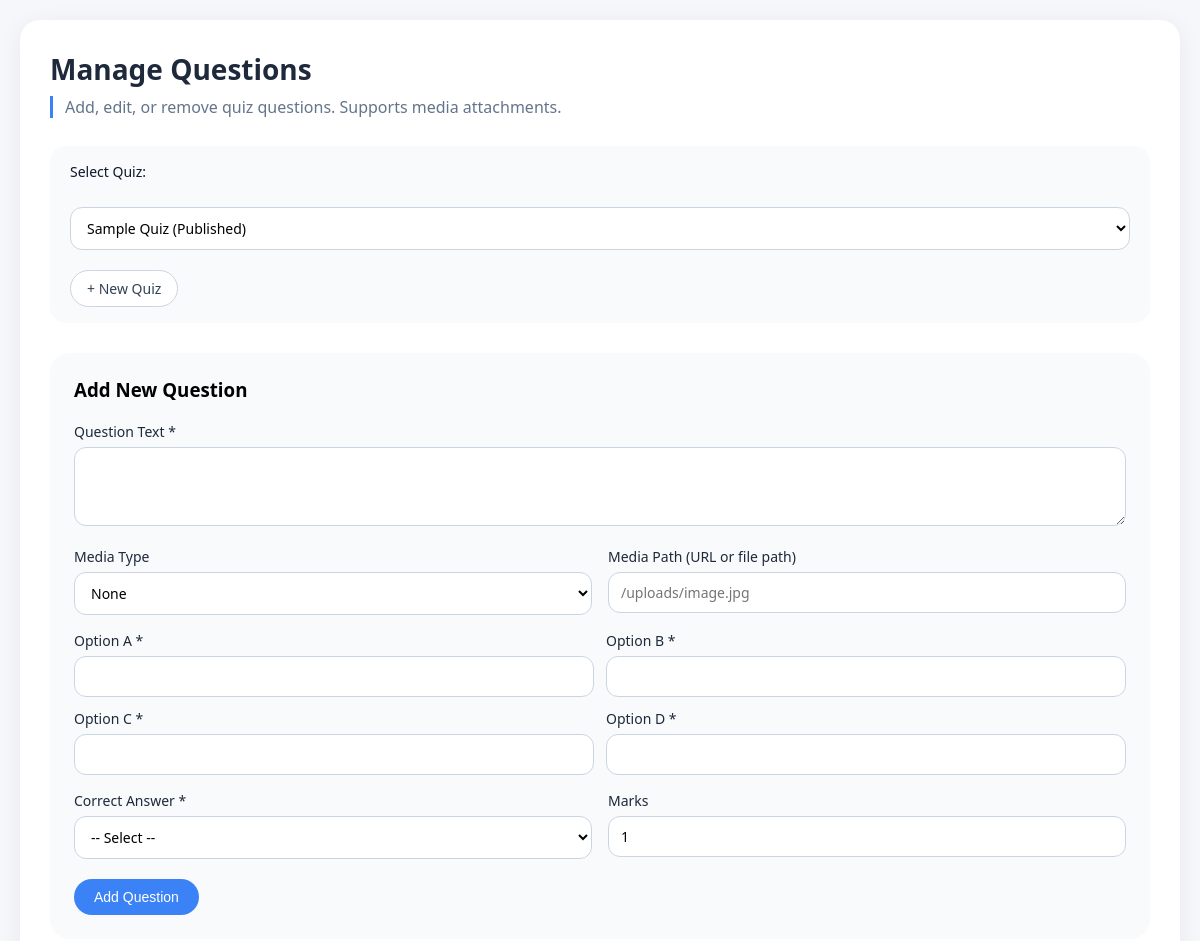
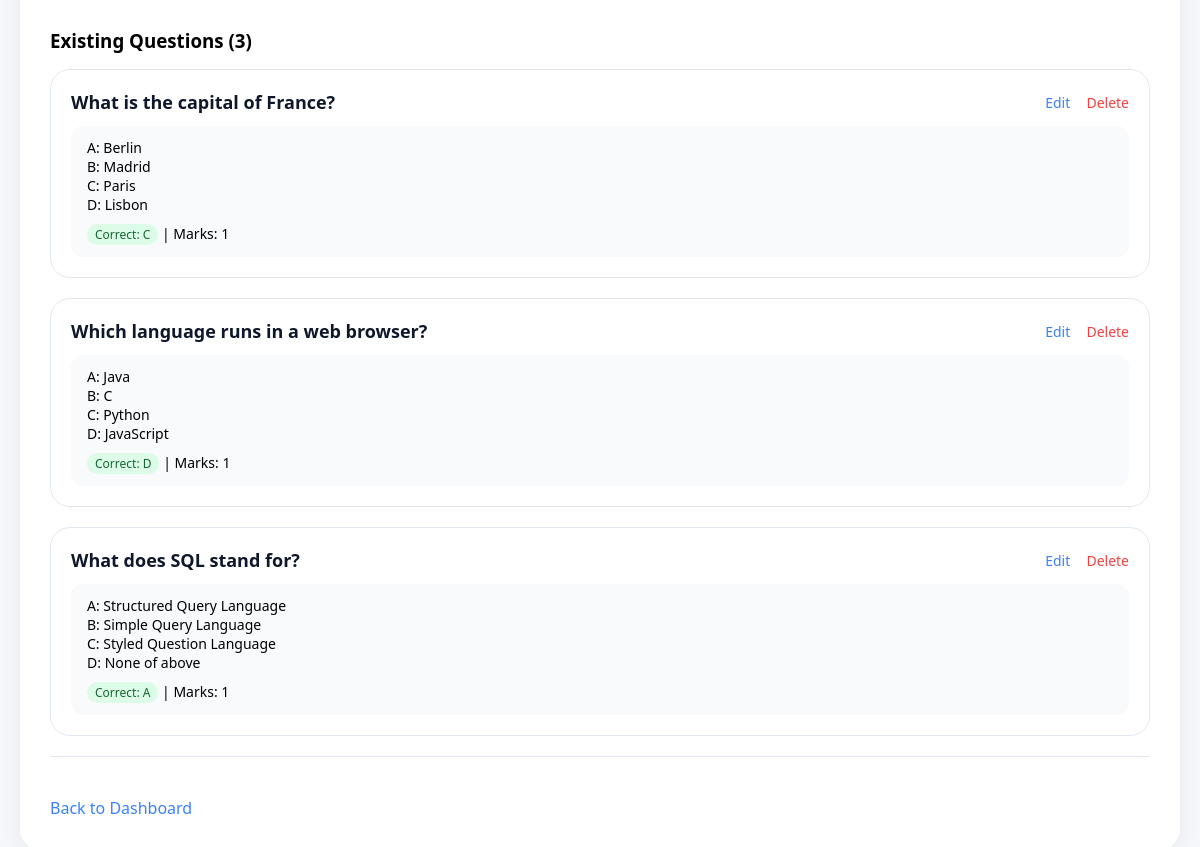
Page /admin/manage_questions.php?quiz_id=1 (signed in) on the committed database (2 pictures, top to bottom).
### tables this page shows
CREATE TABLE questions (
    id INT AUTO_INCREMENT PRIMARY KEY,
    quiz_id INT NOT NULL,
    question_text TEXT NOT NULL,
    media_type ENUM('none','image','audio','video') DEFAULT 'none',
    media_path VARCHAR(255) DEFAULT NULL,
    option_a TEXT NOT NULL,
    option_b TEXT NOT NULL,
    option_c TEXT NOT NULL,
    option_d TEXT NOT NULL,
    correct_answer ENUM('a','b','c','d') NOT NULL,
    marks INT DEFAULT 1,
    created_at DATETIME DEFAULT CURRENT_TIMESTAMP,
    FOREIGN KEY (quiz_id) REFERENCES quizzes(id) ON DELETE CASCADE
);

### admin/manage_questions.php (the view, shortened to what this page needs)
<?php
$pdo = Database::getInstance()->getConnection();
$quiz_id = isset($_GET['quiz_id']) ? (int)$_GET['quiz_id'] : 0;
$edit_question = null;
$quizzes = $pdo->query("
    SELECT id, title, status
    FROM quizzes
    ORDER BY created_at DESC
")->fetchAll();
$questions = [];
if ($quiz_id > 0) {
    $stmt = $pdo->prepare("SELECT * FROM questions WHERE quiz_id = ? ORDER BY id ASC");
    $stmt->execute([$quiz_id]);
    $questions = $stmt->fetchAll();
}
?>
<!DOCTYPE html>
<html lang="en">
<head>
</head>
<body>
<div class="container">
    <h1>Manage Questions</h1>
    <div class="sub">Add, edit, or remove quiz questions. Supports media attachments.</div>
    <div class="quiz-selector">
        <label for="quiz_select">Select Quiz:</label>
        <select id="quiz_select" onchange="window.location.href='manage_questions.php?quiz_id='+this.value">
            <?php foreach ($quizzes as $quiz): ?>
                <option value="<?php echo $quiz['id']; ?>" <?php echo ($quiz_id == $quiz['id']) ? 'selected' : ''; ?>>
                    <?php echo htmlspecialchars($quiz['title']) . ' (' . ucfirst($quiz['status']) . ')'; ?>
                </option>
            <?php endforeach; ?>
        </select>
        <?php if ($quiz_id > 0): ?>
            <a href="create_quiz.php" class="btn-sm btn-outline" style="background:white;">+ New Quiz</a>
        <?php endif; ?>
    </div>
    <?php if ($quiz_id > 0): ?>
        <div class="form-section">
            <h3 style="margin-bottom: 20px; font-weight:600;">
                <?php echo $edit_question ? 'Edit Question' : 'Add New Question'; ?>
            </h3>
            <form method="post">
                <div class="form-grid">
                    <div class="full-width">
                        <label>Question Text *</label>
                        <textarea name="question_text" rows="3" required><?php echo htmlspecialchars($edit_question['question_text'] ?? ''); ?></textarea>
                    </div>
                    <div>
                        <label>Media Type</label>
                        <select name="media_type" id="media_type">
                            <option value="none" <?php echo ($edit_question['media_type'] ?? 'none') == 'none' ? 'selected' : ''; ?>>None</option>
                        </select>
                    </div>
                    <div>
                        <label>Media Path (URL or file path)</label>
                        <input type="text" name="media_path" value="<?php echo htmlspecialchars($edit_question['media_path'] ?? ''); ?>" placeholder="/uploads/image.jpg">
                    </div>
                    <div class="options-group full-width">
                        <div>
                            <label>Option A *</label>
                            <input type="text" name="option_a" required value="<?php echo htmlspecialchars($edit_question['option_a'] ?? ''); ?>">
                        </div>
                        <div>
                            <label>Option B *</label>
                            <input type="text" name="option_b" required value="<?php echo htmlspecialchars($edit_question['option_b'] ?? ''); ?>">
                        </div>
                        <div>
                            <label>Option C *</label>
                            <input type="text" name="option_c" required value="<?php echo htmlspecialchars($edit_question['option_c'] ?? ''); ?>">
                        </div>
                        <div>
                            <label>Option D *</label>
                            <input type="text" name="option_d" required value="<?php echo htmlspecialchars($edit_question['option_d'] ?? ''); ?>">
                        </div>
                    </div>
                    <div>
                        <label>Correct Answer *</label>
                        <select name="correct_answer" required>
                            <option value="">-- Select --</option>
                        </select>
                    </div>
                    <div>
                        <label>Marks</label>
                        <input type="number" name="marks" min="1" value="<?php echo htmlspecialchars($edit_question['marks'] ?? '1'); ?>">
                    </div>
                </div>
                <div style="margin-top: 20px; display: flex; gap: 12px;">
                    <button type="submit"><?php echo $edit_question ? 'Update Question' : 'Add Question'; ?></button>
                </div>
            </form>
        </div>
        <div class="question-list">
            <h3 style="margin-bottom: 16px; font-weight:600;">Existing Questions (<?php echo count($questions); ?>)</h3>
            <?php if (empty($questions)): ?>
                <p style="color: #64748b;">No questions added yet. Use the form above to create your first question.</p>
            <?php else: ?>
                <?php foreach ($questions as $q): ?>
                    <div class="question-card">
                        <div class="question-header">
                            <div class="question-text"><?php echo htmlspecialchars($q['question_text']); ?></div>
                            <div class="question-actions">
                                <a href="?quiz_id=<?php echo $quiz_id; ?>&edit=<?php echo $q['id']; ?>">Edit</a>
                                <a href="?quiz_id=<?php echo $quiz_id; ?>&delete=<?php echo $q['id']; ?>" class="delete" onclick="return confirm('Delete this question? This action cannot be undone.');">Delete</a>
                            </div>
                        </div>
                        <div class="options">
                            <div>A: <?php echo htmlspecialchars($q['option_a']); ?></div>
                            <div>B: <?php echo htmlspecialchars($q['option_b']); ?></div>
                            <div>C: <?php echo htmlspecialchars($q['option_c']); ?></div>
                            <div>D: <?php echo htmlspecialchars($q['option_d']); ?></div>
                            <div style="margin-top: 10px;"><span class="correct">Correct: <?php echo strtoupper($q['correct_answer']); ?></span> | Marks: <?php echo $q['marks']; ?></div>
                        </div>
                    </div>
                <?php endforeach; ?>
            <?php endif; ?>
        </div>
    <?php else: ?>
        <div class="alert" style="background:#eef2ff; color:#1e40af;">Please select a quiz from the dropdown to manage its questions.</div>
    <?php endif; ?>
    <hr>
    <a href="dashboard.php" class="back-link">Back to Dashboard</a>
</div>
</body>
</html>

### admin/manage_questions.php (style rules this page uses)
* { margin: 0; padding: 0; box-sizing: border-box; }
body { font-family: system-ui, -apple-system, 'Segoe UI', Roboto, sans-serif; background: #f5f7fb; padding: 20px; }
.container { max-width: 1200px; margin: 0 auto; background: white; border-radius: 20px; box-shadow: 0 4px 24px rgba(0,0,0,0.06); padding: 30px; }
h1 { font-size: 28px; font-weight: 600; margin-bottom: 8px; color: #1e293b; }
.sub { color: #64748b; margin-bottom: 28px; border-left: 3px solid #3b82f6; padding-left: 12px; }
.quiz-selector { background: #f8fafc; padding: 16px 20px; border-radius: 16px; margin-bottom: 30px; display: flex; gap: 20px; align-items: center; flex-wrap: wrap; }
.quiz-selector label { font-weight: 500; color: #0f172a; }
select { padding: 8px 14px; border-radius: 40px; border: 1px solid #cbd5e1; background: white; font-size: 14px; }
.btn-sm { background: #3b82f6; color: white; border: none; padding: 8px 16px; border-radius: 40px; cursor: pointer; font-size: 14px; text-decoration: none; display: inline-block; }
.btn-outline { background: transparent; border: 1px solid #cbd5e1; color: #334155; }
.question-list { margin-top: 30px; }
.question-card { background: #ffffff; border: 1px solid #e2e8f0; border-radius: 20px; padding: 20px; margin-bottom: 20px; transition: box-shadow 0.2s; }
.question-header { display: flex; justify-content: space-between; align-items: center; margin-bottom: 12px; flex-wrap: wrap; }
.question-text { font-weight: 600; color: #0f172a; font-size: 18px; }
.question-actions a { margin-left: 12px; color: #3b82f6; text-decoration: none; font-size: 14px; }
.question-actions a.delete { color: #ef4444; }
.options { background: #f8fafc; padding: 12px 16px; border-radius: 12px; margin-top: 12px; font-size: 14px; }
.correct { background: #dcfce7; color: #166534; padding: 2px 8px; border-radius: 20px; font-weight: 500; font-size: 12px; display: inline-block; }
.form-section { background: #f8fafc; border-radius: 20px; padding: 24px; margin-bottom: 30px; }
.form-grid { display: grid; grid-template-columns: 1fr 1fr; gap: 16px; }
.full-width { grid-column: span 2; }
label { display: block; font-weight: 500; margin-bottom: 6px; font-size: 14px; color: #1e293b; }
input, textarea, select { width: 100%; padding: 10px 12px; border: 1px solid #cbd5e1; border-radius: 12px; font-size: 14px; font-family: inherit; }
textarea { resize: vertical; }
button { background: #3b82f6; color: white; border: none; padding: 10px 20px; border-radius: 40px; font-weight: 500; cursor: pointer; font-size: 14px; }
.options-group { display: grid; grid-template-columns: 1fr 1fr; gap: 12px; }
hr { margin: 20px 0; border: none; border-top: 1px solid #e2e8f0; }
.back-link { display: inline-block; margin-top: 20px; color: #3b82f6; text-decoration: none; }

### rows in the picture
questions: question_text "What is the capital of France?", option_a "Berlin", option_b "Madrid", option_c "Paris", option_d "Lisbon", correct_answer "C", marks "1"
questions: question_text "Which language runs in a web browser?", option_a "Java", option_b "C", option_c "Python", option_d "JavaScript", correct_answer "D", marks "1"
questions: question_text "What does SQL stand for?", option_a "Structured Query Language", option_b "Simple Query Language", option_c "Styled Question Language", option_d "None of above", correct_answer "A", marks "1"

### other values in the picture
count($questions) "3"
form field value "Sample Quiz (Published)"
